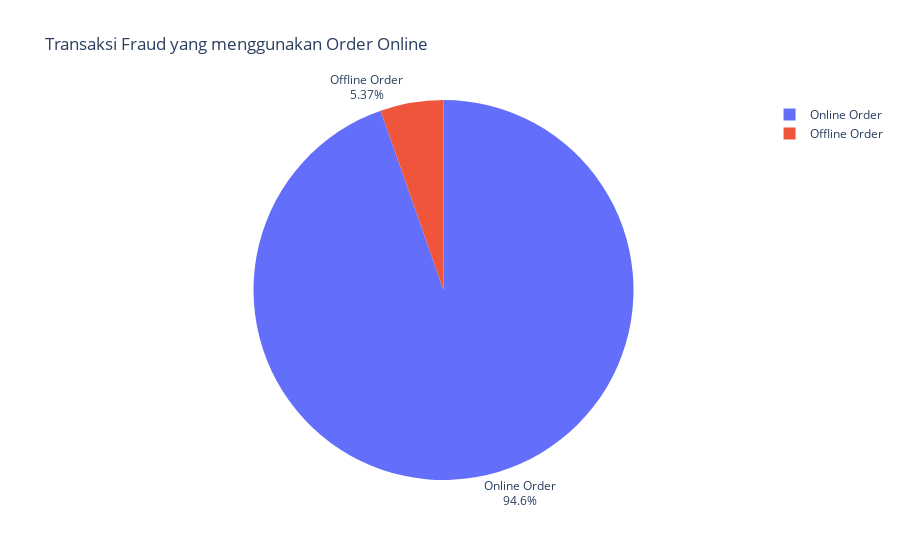

Notebook source saved alongside this figure:
### Code cell
figod = px.pie(od_f, values='count', names='online_order', title='Transaksi Fraud yang menggunakan Order Online')
figod.update_traces(textposition='outside', textinfo='percent+label')
figod.show()

### Figure 1 — Plotly figure (JSON) as saved in the notebook; plotly's stock layout.template omitted (floating-point values rounded to 4 significant figures)
{"data": [{"domain": {"x": [0, 1], "y": [0, 1]}, "hovertemplate": "online_order=%{label}<br>count=%{value}<extra></extra>", "labels": ["Offline Order", "Online Order"], "legendgroup": "", "name": "", "showlegend": true, "textinfo": "percent+label", "textposition": "outside", "type": "pie", "values": [4692, 82711]}], "layout": {"legend": {"tracegroupgap": 0}, "title": {"text": "Transaksi Fraud yang menggunakan Order Online"}}}
